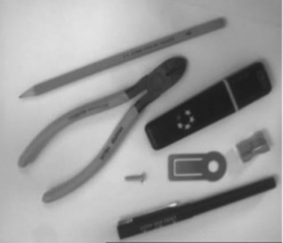
//> input picture otsuBinaryThreshold.png, 283 x 243 px
$ ./findContoursSimple   (built with g++ and OpenCV 4)
//> lines starting //> are read from the running program, lines starting //| are printed output that depends on the picture; after the words box and inside, x2 and y2 are one past the last pixel; in counts of white or black regions, pixels touching at a corner belong together
//g++ -std=c++11 findContoursSimple.cpp `pkg-config --libs opencv` -o findContoursSimple

/*
In OpenCV, each individual contour is stored as a vector of points, and all the contours
are stored as a vector of contours (i.e. a vector of vectors of points).
dawson-howe
*/

#include "opencv2/highgui/highgui.hpp"
#include "opencv2/imgproc/imgproc.hpp"
#include <iostream>
#include <vector>
#include <stdlib.h>

using namespace cv;
using namespace std;

RNG rng(12345);

int main(void)
{
	Mat img = imread("otsuBinaryThreshold.png"), gray, binary;
//> img is the input picture: 243 rows x 283 cols, CV_8UC3; min 27, max 232, mean 157.8
	cvtColor(img, gray, CV_BGR2GRAY);
	int thresholdVal = 30; //has no use if THRESH_OTSU is used
	vector<vector<Point> > contours;
	vector<Vec4i> hierarchy;

	//thresholding for finding the contours, remember it is applied to grayscale images
	threshold(gray, binary, thresholdVal, 255, THRESH_BINARY | THRESH_OTSU );
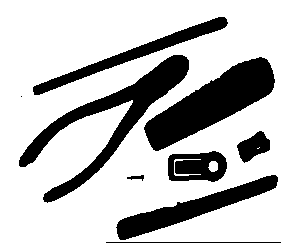
//> binary: 243 rows x 283 cols, CV_8UC1; 74.8% white; 9 black regions (1 under 20 px)
	findContours( binary, contours, hierarchy, CV_RETR_CCOMP, CV_CHAIN_APPROX_NONE );
//> contours = 12 contours, 2 with area under 20; largest, box (x1, y1, x2, y2) and area: (0, 0, 283, 243) 68069, (143, 56, 276, 152) 5338, (18, 54, 190, 204) 5211, (115, 174, 279, 241) 3048, (32, 16, 229, 96) 2381

  	/// It is not possible to display the contours directly. To draw contours drawContours command is used
  	Mat drawing = Mat::zeros(img.size(), CV_8UC3 );
  	for( int i = 0; i< contours.size(); i++ )
     	{
       		Scalar color = Scalar( rng.uniform(0, 255), rng.uniform(0,255), rng.uniform(0,255) );
       		drawContours( drawing, contours, i, color, 2, 8, hierarchy, 0, Point() );
     	}
//> this loop made 12 passes
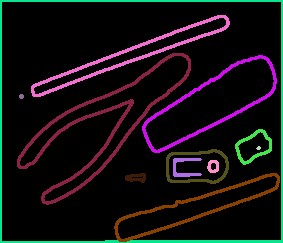
//> drawing: 243 rows x 283 cols, CV_8UC3; mean B, G, R 17.6, 15.1, 19.1

  	/// Show in a window
  	namedWindow( "Contours", CV_WINDOW_AUTOSIZE );
  	imshow( "Contours", drawing );
  	imshow( "Original", img );
	waitKey(0);
}
